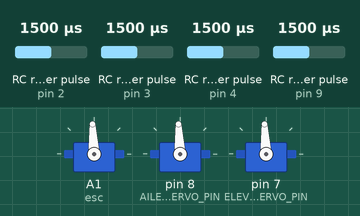
The sketch below on a simulated Arduino Uno, built with avr-gcc and run on an emulated ATmega328P. On the bench: 3 × servo. Wiring (inferred from the names in the program): 4 × RC receiver channel: data pin 2 / data pin 3 / data pin 4 / data pin 9. The inputs (shaded band) are chosen by the test bench; at power-on: RC receiver pulse (sensors on pin 2, pin 3, pin 4, pin 9) 1500 µs. Storage starts empty.

Above: at 1.2 s.
1.3 s: RC receiver pulse (sensor on pin 2) set to 1020 µs
At 1.8 s:
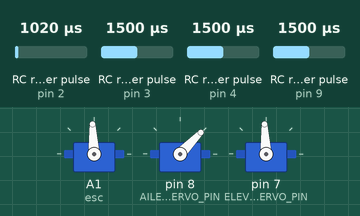
2.8 s: RC receiver pulse (sensor on pin 3) set to 1020 µs
At 4.0 s:
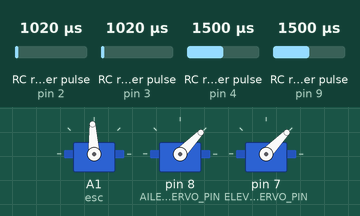
4.3 s: RC receiver pulse (sensor on pin 4) set to 1020 µs
At 5.3 s:
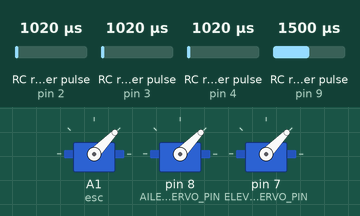
5.8 s: RC receiver pulse (sensor on pin 2) set to 1250 µs
At 6.4 s:
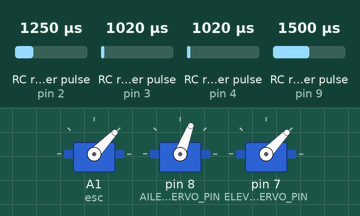
7.3 s: RC receiver pulse (sensor on pin 3) set to 1250 µs
At 8.5 s:
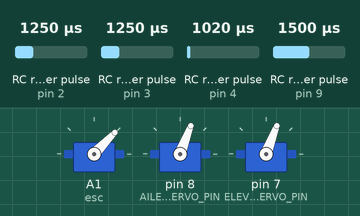
8.8 s: RC receiver pulse (sensor on pin 4) set to 1250 µs
At 9.9 s:
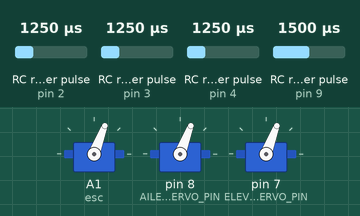
Timing chart, 0 to 11.3 s (numbered marks = the images above; inputs shaded):
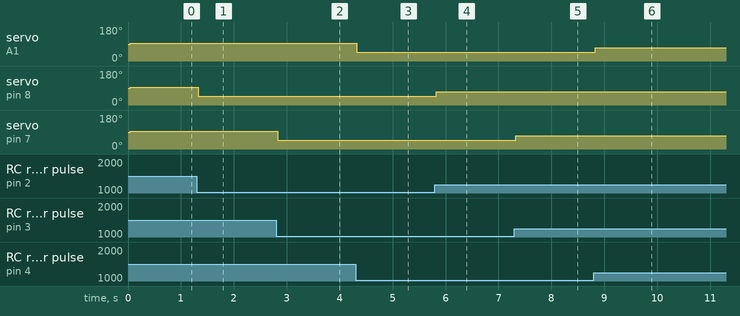

Measured:
- after the input at 1.3 s, servo on pin 8 (AILERON_SERVO_PIN): 93° → 46° at once
- after the input at 2.8 s, servo on pin 7 (ELEVATOR_SERVO_PIN): 93° → 46° at once
- after the input at 4.3 s, servo on A1 (esc): 93° → 46° at once
- after the input at 5.8 s, servo on pin 8 (AILERON_SERVO_PIN): 46° → 69° at once
- after the input at 7.3 s, servo on pin 7 (ELEVATOR_SERVO_PIN): 46° → 69° at once
- after the input at 8.8 s, servo on A1 (esc): 46° → 69° at once

The sketch:

calibrate.ino
```cpp
#include "Servo.h"
#include <SPI.h>
#include <SD.h>


/*********************************************
 * ELECTRONICS SETUP
 *********************************************
 *
 * RECEIVER
 * channel1 = digital 2
 * channel2 = digital 3
 * channel3 = digital 4
 * channel4 = digital 5
 * channel5 = digital 9
 *
 * ACTUATORS
 * esc = analog 1
 * ailerion servo = digital 8
 * elevator servo = digital 7
 *
 * SPI SD READER
 * CS = digital 10
 * MOSI = digital 11
 * MISO = digital 12
 * SCK = digital 13
*/


//receiver channel input pins
const int CHANNEL_1 = 2; //aileron
const int CHANNEL_2 = 3; //elevator
const int CHANNEL_3 = 4; //throttle
const int CHANNEL_4 = 5;
const int CHANNEL_5 = 9; //gps-on switch

//output pins (to plane)
const int AILERON_SERVO_PIN = 8;
const int ELEVATOR_SERVO_PIN = 7;
//throttle is A1

const int GPS_ON_MICROSECONDS_VALUE = 2000;

const int SAMPLES = 3;

class Controller {
  public:
    int pwm_elevator;
    int pwm_aileron;
    int pwm_throttle;
    int pwm_gps;

  Controller() {
    pwm_elevator = 0;
    pwm_aileron = 0;
    pwm_throttle = 0;
    pwm_gps = 0; //off
  }
};

//Actuators
Servo esc;
Servo elevator;
Servo aileron;

Controller REMOTE_INPUT;

int elevator_samples[SAMPLES];
int throttle_samples[SAMPLES];
int aileron_samples[SAMPLES];


void setup() {
  Serial.begin(9600);

  //Initialize SD card
  if (!SD.begin(10)) {
    Serial.println("SD card initialization failed!");
    while(1) {}
  }
  pinMode(10, OUTPUT); //cs must be output

  //Actuators
  esc.attach(A1);
  aileron.attach(AILERON_SERVO_PIN);
  elevator.attach(ELEVATOR_SERVO_PIN);

  //Controller inputs
  pinMode(CHANNEL_1, INPUT);
  pinMode(CHANNEL_2, INPUT);
  pinMode(CHANNEL_3, INPUT);
  pinMode(CHANNEL_4, INPUT);
  pinMode(CHANNEL_5, INPUT);

  SD.remove("offsets.txt");
}


int count = 0;
void loop() {

  REMOTE_INPUT.pwm_gps = pulseIn(CHANNEL_5, HIGH);
  REMOTE_INPUT.pwm_aileron = pulseIn(CHANNEL_1, HIGH);
  REMOTE_INPUT.pwm_elevator = pulseIn(CHANNEL_2, HIGH);
  REMOTE_INPUT.pwm_throttle = pulseIn(CHANNEL_3, HIGH);


  if(REMOTE_INPUT.pwm_gps > GPS_ON_MICROSECONDS_VALUE) {
    if(count < SAMPLES) {

      //record samples
      elevator_samples[count] = pulseIn(CHANNEL_2, HIGH);
      throttle_samples[count] = pulseIn(CHANNEL_3, HIGH);
      aileron_samples[count] = pulseIn(CHANNEL_1, HIGH);

      //average samples
      for(int i = 0; i < SAMPLES; i++) {
        elevator_samples[0] += elevator_samples[i];
        throttle_samples[0] += throttle_samples[i];
        aileron_samples[0] += aileron_samples[i];
      }
      elevator_samples[0] = elevator_samples[0]/SAMPLES;
      throttle_samples[0] = throttle_samples[0]/SAMPLES;
      aileron_samples[0] = aileron_samples[0]/SAMPLES;

      //save offsets to sd card
      File offsets = SD.open("offsets.txt", FILE_WRITE);
      offsets.seek(0);
      if(offsets) {
        offsets.println("-----------------------------------------------------");
        offsets.println("Elevator offset: " + String(elevator_samples[0]));
        offsets.println("Throttle offset: " + String(throttle_samples[0]));
        offsets.println("Aileron offset: " + String(aileron_samples[0]));
        offsets.println("-----------------------------------------------------");
        offsets.close();
      }else {
        Serial.println("unable to open file");
      }

      count++;
    }

  }else {
    count = 0;
  }

  aileron.writeMicroseconds(REMOTE_INPUT.pwm_aileron);
  elevator.writeMicroseconds(REMOTE_INPUT.pwm_elevator);
  esc.writeMicroseconds(REMOTE_INPUT.pwm_throttle);

}
```
